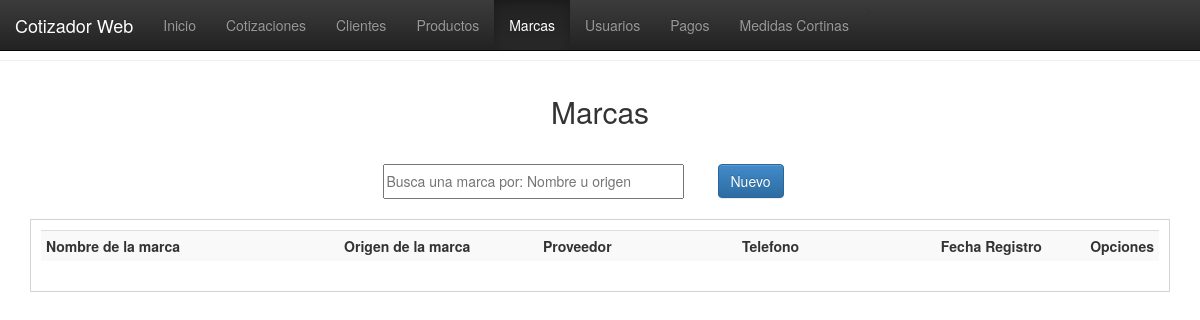
Before: /vistas/marcas.php with the older database file.
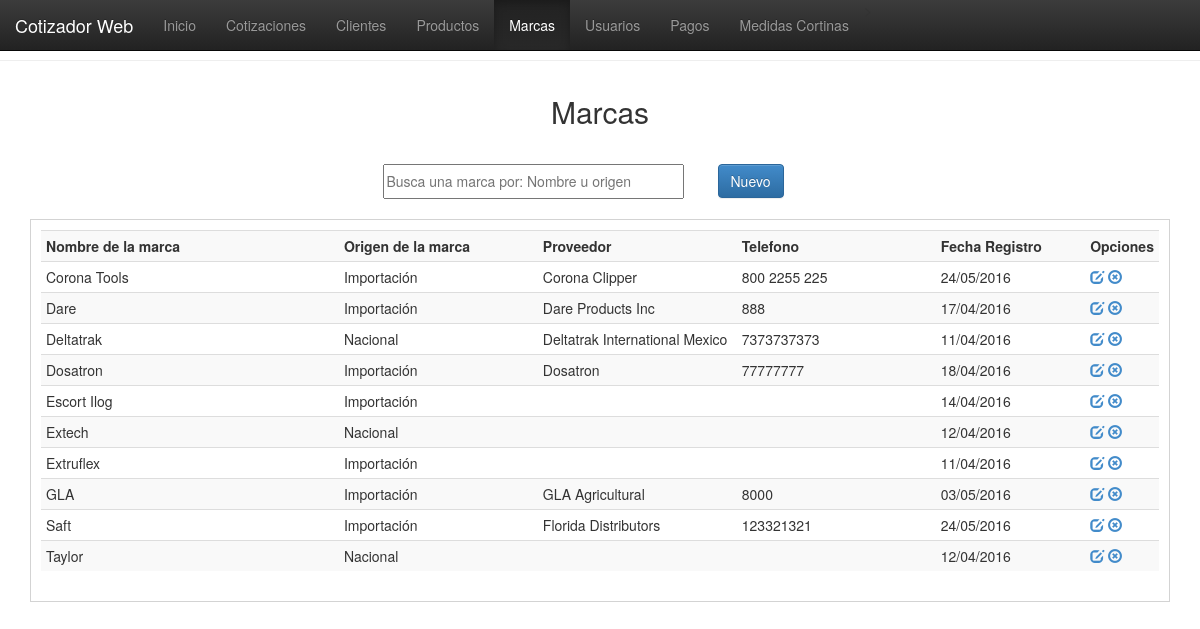
After: the same page with the newer database file.
### tables this page shows
CREATE TABLE `marcas` (
  `id_mca` int(11) NOT NULL,
  `nomb_mca` varchar(100) NOT NULL,
  `origen_mca` varchar(50) NOT NULL,
  `prov_mca` varchar(100) NOT NULL,
  `tel_mca` varchar(20) NOT NULL,
  `nota_mca` varchar(100) NOT NULL,
  `fecha_reg` date NOT NULL
);

### php/conexion.php (called while the page is built, shortened)
<?php
function fechaNormal($fecha){
		$nfecha = date('d/m/Y',strtotime($fecha));
		return $nfecha;
}
?>

### vistas/marcas.php (the view, shortened to what this page needs)
<!DOCTYPE html>
<html>
<head>
<link href="../css/estilo.css" rel="stylesheet">
<link href="../bootstrap/css/bootstrap.css" rel="stylesheet">
<link href="../bootstrap/css/bootstrap.min.css" rel="stylesheet">
<link href="../bootstrap/css/bootstrap-theme.css" rel="stylesheet">
<link href="../bootstrap/css/bootstrap-theme.min.css" rel="stylesheet">
</head>
<body>
  <nav class="navbar navbar-inverse navbar-fixed-top">
    <div class="container-fluid">
      <div class="navbar-header">
        <a class="navbar-brand" href="#">Cotizador Web</a>
      </div>
      <div class="collapse navbar-collapse" id="myNavbar">
        <ul class="nav navbar-nav">
          <li><a href="index.php">Inicio</a></li>>
          <li><a href="cotizaciones.php">Cotizaciones</a></li>
          <li><a href="clientes.php">Clientes</a></li>
          <li><a href="productos.php">Productos</a></li>
          <li class="active"><a href="marcas.php">Marcas</a></li>
          <li><a href="usuarios.php">Usuarios</a></li>
          <li><a href="pagos.php">Pagos</a></li>
          <li><a href="cortinas.php">Medidas Cortinas</a></li>
        </ul>
      </div>
    </div>
  </nav>
  <br><br><hr>
    <header>Marcas</header>
    <section>
    <table border="0" align="center">
    	<tr>
        	<td width="335"><input type="text" placeholder="Busca una marca por: Nombre u origen" id="bs-mca"/></td>
            <td width="100"><button id="nueva-marca" class="btn btn-primary">Nuevo</button></td>
        </tr>
    </table>
    </section>
    <div class="registros" id="agrega-registros-mca">
        <table class="table table-striped table-condensed table-hover">
            <tr>
                <th width="300">Nombre de la marca</th>
                <th width="200">Origen de la marca</th>
                <th width="200">Proveedor</th>
                <th width="200">Telefono</th>
                <th width="150">Fecha Registro</th>
                <th width="50">Opciones</th>
            </tr>
        <?php
            include('../php/conexion.php');
            $registro = mysql_query("SELECT * FROM marcas ORDER BY nomb_mca ASC");
            while($registro2 = mysql_fetch_array($registro)){
                echo '<tr>
                        <td>'.$registro2['nomb_mca'].'</td>
                        <td>'.$registro2['origen_mca'].'</td>
                        <td>'.$registro2['prov_mca'].'</td>
                        <td>'.$registro2['tel_mca'].'</td>
                        <td>'.fechaNormal($registro2['fecha_reg']).'</td>
                        <td>
                            <a href="javascript:editarMarca('.$registro2['id_mca'].');" class="glyphicon glyphicon-edit"></a>
                            <a href="javascript:eliminarMarca('.$registro2['id_mca'].');" class="glyphicon glyphicon-remove-circle"></a>
                        </td>
                    </tr>';
            }
        ?>
        </table>
    </div>
</body>
</html>

Changed rows visible on the page:
added marcas: nomb_mca "Corona Tools", origen_mca "Importación", prov_mca "Corona Clipper", tel_mca "800 2255 225", fecha_reg "24/05/2016"
added marcas: nomb_mca "Dare", origen_mca "Importación", prov_mca "Dare Products Inc", tel_mca "888", fecha_reg "17/04/2016"
added marcas: nomb_mca "Deltatrak", origen_mca "Nacional", prov_mca "Deltatrak International Mexico", tel_mca "7373737373", fecha_reg "11/04/2016"
added marcas: nomb_mca "Dosatron", origen_mca "Importación", prov_mca "Dosatron", tel_mca "77777777", fecha_reg "18/04/2016"
added marcas: nomb_mca "Escort Ilog", origen_mca "Importación", fecha_reg "14/04/2016"
added marcas: nomb_mca "Extech", origen_mca "Nacional", fecha_reg "12/04/2016"
added marcas: nomb_mca "Extruflex", origen_mca "Importación", fecha_reg "11/04/2016"
added marcas: nomb_mca "GLA", origen_mca "Importación", prov_mca "GLA Agricultural", tel_mca "8000", fecha_reg "03/05/2016"
added marcas: nomb_mca "Saft", origen_mca "Importación", prov_mca "Florida Distributors", tel_mca "123321321", fecha_reg "24/05/2016"
added marcas: nomb_mca "Taylor", origen_mca "Nacional", fecha_reg "12/04/2016"
